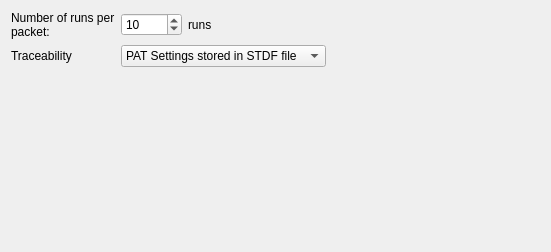
         <widget class="QWidget" name="TabMisc">
          <attribute name="title">
           <string>Misc.</string>
          </attribute>
          <layout class="QGridLayout" name="gridLayout_17">
           <item row="0" column="0">
            <layout class="QGridLayout" name="gridLayout_8">
             <item row="0" column="0">
              <widget class="QLabel" name="textLabel2_2_2_2_2_2_4_3_2_2">
               <property name="maximumSize">
                <size>
                 <width>32767</width>
                 <height>32767</height>
                </size>
               </property>
               <property name="toolTip">
                <string>Set here the number of runs per packet sent by GTL to GTM. This will affect the refresh rate.</string>
               </property>
               <property name="text">
                <string>Number of runs per packet:</string>
               </property>
               <property name="alignment">
                <set>Qt::AlignVCenter</set>
               </property>
               <property name="wordWrap">
                <bool>true</bool>
               </property>
              </widget>
             </item>
             <item row="0" column="1">
              <layout class="QHBoxLayout" name="horizontalLayout_6">
               <item>
                <widget class="QSpinBox" name="spinBoxFinalTest_RunsPerPacket">
                 <property name="toolTip">
                  <string>&lt;!DOCTYPE HTML PUBLIC &quot;-//W3C//DTD HTML 4.0//EN&quot; &quot;http://www.w3.org/TR/REC-html40/strict.dtd&quot;&gt;
&lt;html&gt;&lt;head&gt;&lt;meta name=&quot;qrichtext&quot; content=&quot;1&quot; /&gt;&lt;style type=&quot;text/css&quot;&gt;
p, li { white-space: pre-wrap; }
&lt;/style&gt;&lt;/head&gt;&lt;body style=&quot; font-family:'MS Shell Dlg 2'; font-size:8.25pt; font-weight:400; font-style:normal;&quot;&gt;
&lt;p style=&quot; margin-top:0px; margin-bottom:0px; margin-left:0px; margin-right:0px; -qt-block-indent:0; text-indent:0px;&quot;&gt;&lt;span style=&quot; font-size:8pt;&quot;&gt;Defines the frequency at which the tester sends results to the GTM monitoring graphical interface. In case of multi-site test programs, 1 run includes as many parts as active sites.&lt;/span&gt;&lt;/p&gt;&lt;/body&gt;&lt;/html&gt;</string>
                 </property>
                 <property name="minimum">
                  <number>1</number>
                 </property>
                 <property name="maximum">
                  <number>65535</number>
                 </property>
                 <property name="value">
                  <number>10</number>
                 </property>
                </widget>
               </item>
               <item>
                <widget class="QLabel" name="textLabel2_2_2_2_2_2_4_3_2_2_2">
                 <property name="maximumSize">
                  <size>
                   <width>32767</width>
                   <height>32767</height>
                  </size>
                 </property>
                 <property name="text">
                  <string>runs</string>
                 </property>
                 <property name="alignment">
                  <set>Qt::AlignVCenter</set>
                 </property>
                 <property name="wordWrap">
                  <bool>true</bool>
                 </property>
                </widget>
               </item>
               <item>
                <spacer name="horizontalSpacer_6">
                 <property name="orientation">
                  <enum>Qt::Horizontal</enum>
                 </property>
                 <property name="sizeHint" stdset="0">
                  <size>
                   <width>40</width>
                   <height>20</height>
                  </size>
                 </property>
                </spacer>
               </item>
              </layout>
             </item>
             <item row="1" column="0">
              <widget class="QLabel" name="textLabel2_2_2_2_2_2_4_3_5">
               <property name="maximumSize">
                <size>
                 <width>32767</width>
                 <height>32767</height>
                </size>
               </property>
               <property name="text">
                <string>Traceability</string>
               </property>
               <property name="alignment">
                <set>Qt::AlignVCenter</set>
               </property>
               <property name="wordWrap">
                <bool>true</bool>
               </property>
              </widget>
             </item>
             <item row="1" column="1">
              <widget class="QComboBox" name="comboFinalTest_Traceability">
               <property name="toolTip">
                <string>Define where to store all PAT info (dynamic limits, alarms messages, etc...)</string>
               </property>
               <item>
                <property name="text">
                 <string>PAT Settings stored in STDF file</string>
                </property>
                <property name="icon">
                 <iconset resource="gex.qrc">
                  <normaloff>:/gex/icons/options_statistics.png</normaloff>:/gex/icons/options_statistics.png</iconset>
                </property>
               </item>
               <item>
                <property name="text">
                 <string>PAT Settings stored in HTML file</string>
                </property>
                <property name="icon">
                 <iconset resource="gex.qrc">
                  <normaloff>:/gex/icons/explorer.png</normaloff>:/gex/icons/explorer.png</iconset>
                </property>
               </item>
               <item>
                <property name="text">
                 <string>PAT Settings stored in ASCII file</string>
                </property>
                <property name="icon">
                 <iconset resource="gex.qrc">
                  <normaloff>:/gex/icons/script_edit.png</normaloff>:/gex/icons/script_edit.png</iconset>
                </property>
               </item>
               <item>
                <property name="text">
                 <string>Disabled</string>
                </property>
                <property name="icon">
                 <iconset resource="gex.qrc">
                  <normaloff>:/gex/icons/stop.png</normaloff>:/gex/icons/stop.png</iconset>
                </property>
               </item>
              </widget>
             </item>
            </layout>
           </item>
           <item row="0" column="1">
            <spacer name="horizontalSpacer_5">
             <property name="orientation">
              <enum>Qt::Horizontal</enum>
             </property>
             <property name="sizeHint" stdset="0">
              <size>
               <width>214</width>
               <height>20</height>
              </size>
             </property>
            </spacer>
           </item>
           <item row="1" column="0">
            <spacer name="verticalSpacer_4">
             <property name="orientation">
              <enum>Qt::Vertical</enum>
             </property>
             <property name="sizeHint" stdset="0">
              <size>
               <width>20</width>
               <height>174</height>
              </size>
             </property>
            </spacer>
           </item>
          </layout>
         </widget>
